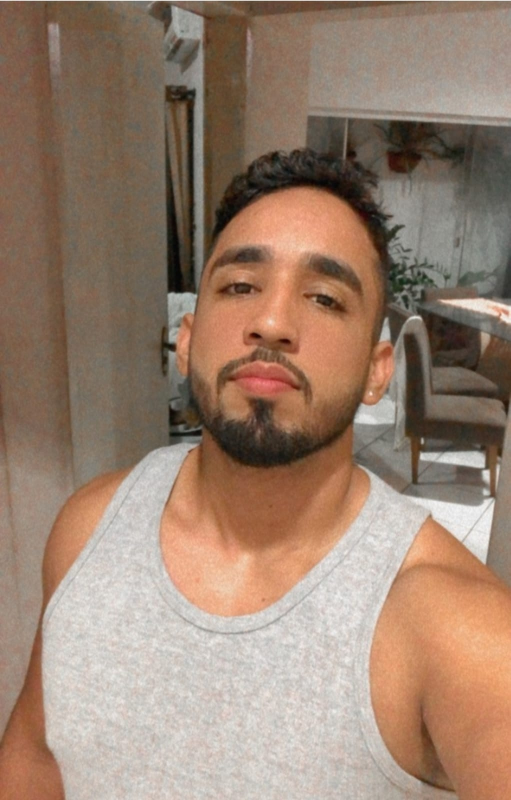
#> input picture imagens/PAULO.jpeg, 1021 x 1600 px (shown at 1/2 size)
$ jupyter execute 03_recortes_de_fotografias.ipynb
#> lines starting #> are read from the running program, lines starting #| are printed output that depends on the picture
# Laboratório 07 — Recortes de Fotografias

## Objetivo

Aprender a selecionar regiões de uma fotografia real
utilizando o fatiamento de matrizes NumPy.

## Conteúdos

- Coordenadas de pixels
- Linhas e colunas
- Fatiamento de matrizes
- Recorte de fotografias
- Visualização e salvamento dos resultados

## Ferramentas

- Python
- NumPy
- Pillow
- Matplotlib
- Jupyter Notebook

[cell 1]
from PIL import Image
import numpy as np
import matplotlib.pyplot as plt

# Carregando a fotografia
foto = Image.open("../imagens/PAULO.jpeg").convert("RGB")
#> foto is the input picture: PIL image 1021x1600 RGB; mean R, G, B 154.1, 129.3, 111.7

# Convertendo para matriz NumPy
imagem = np.array(foto)

# Verificando as dimensões
print("Formato da imagem:", imagem.shape)
#| Formato da imagem: (1600, 1021, 3)
print("Tipo de dados:", imagem.dtype)
#| Tipo de dados: uint8

# Exibindo a fotografia
plt.figure(figsize=(8, 6))
plt.imshow(imagem)
plt.title("Fotografia original — Paulo")
plt.axis("off")
plt.show()

[cell 2]
# Recortando a região central da fotografia
recorte = imagem[300:1000, 300:850]
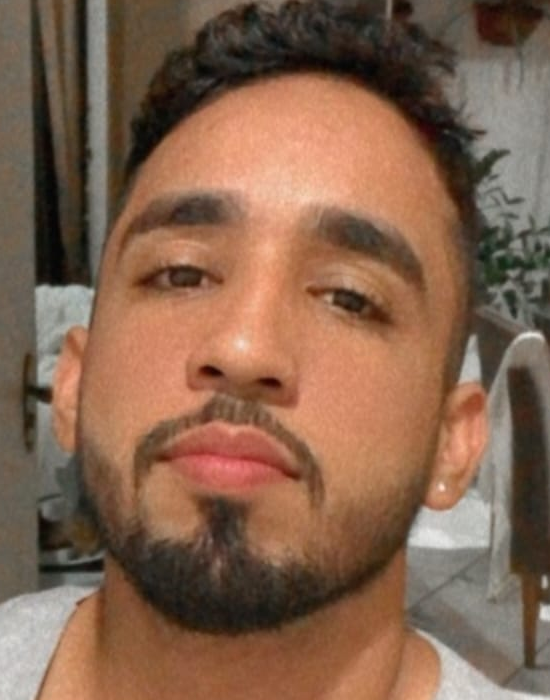
#> recorte: shape (700, 550, 3); mean R, G, B 132.3, 99.3, 78.2

print("Formato original:", imagem.shape)
#| Formato original: (1600, 1021, 3)
print("Formato do recorte:", recorte.shape)
#| Formato do recorte: (700, 550, 3)

plt.figure(figsize=(6, 6))
plt.imshow(recorte)
plt.title("Primeiro recorte da fotografia")
plt.axis("off")
plt.show()

print("Imagem original:", imagem.shape)
#| Imagem original: (1600, 1021, 3)
print("Recorte do rosto:", recorte.shape)
#| Recorte do rosto: (700, 550, 3)

[cell 3]
from PIL import Image

# Convertendo a matriz NumPy em imagem
foto_recortada = Image.fromarray(recorte)

# Salvando o recorte
foto_recortada.save("../imagens/PAULO_rosto.png")

print("Recorte salvo com sucesso!")
print("Dimensões:", foto_recortada.size)
#| Dimensões: (550, 700)

$ run again, with imagens/paisagem.jpg copied over imagens/PAULO.jpeg
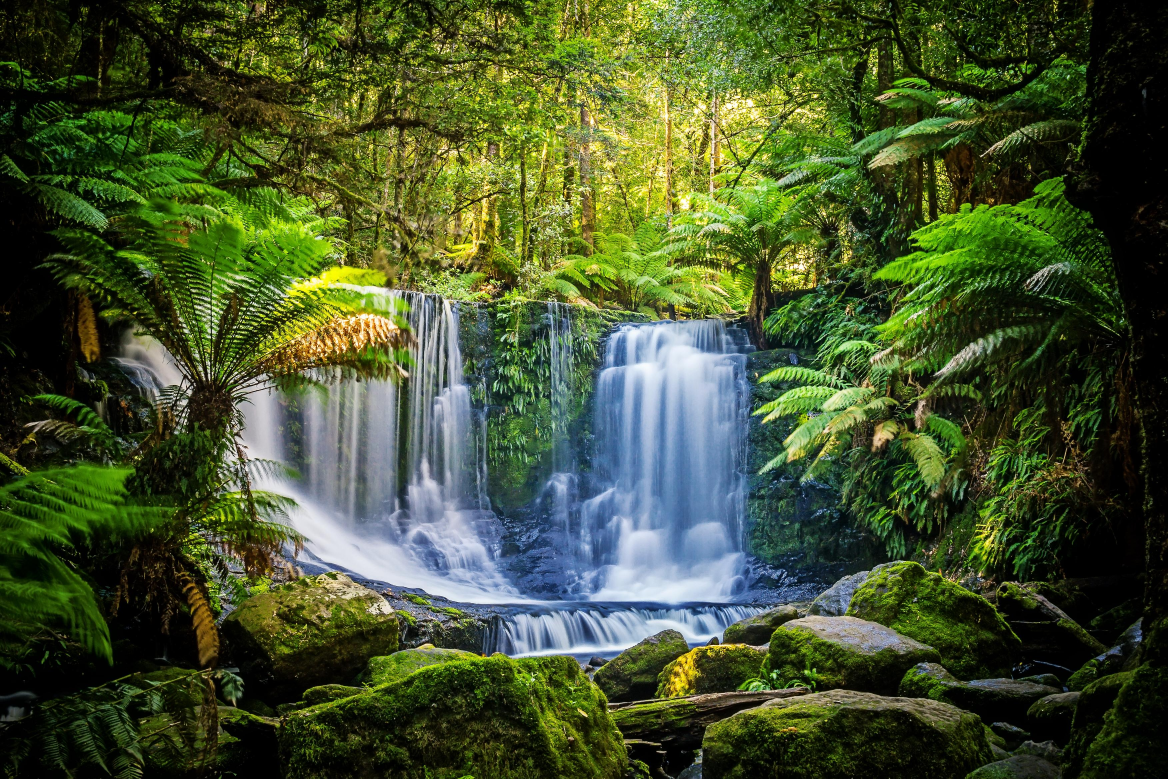
#> input picture imagens/paisagem.jpg, 3504 x 2336 px (shown at 1/3 size)
#> foto is the input picture: PIL image 3504x2336 RGB; mean R, G, B 68.2, 82.5, 46.4
#| Formato da imagem: (2336, 3504, 3)
#| Tipo de dados: uint8
#> `recorte = imagem[300:1000, 300:850]`:
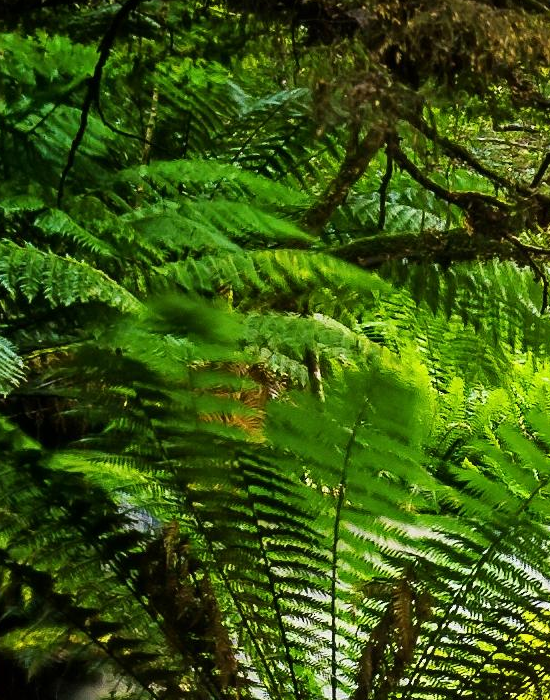
#> recorte: shape (700, 550, 3); mean R, G, B 57.5, 86.2, 18.1
#| Formato original: (2336, 3504, 3)
#| Formato do recorte: (700, 550, 3)
#| Imagem original: (2336, 3504, 3)
#| Recorte do rosto: (700, 550, 3)
#| Dimensões: (550, 700)
